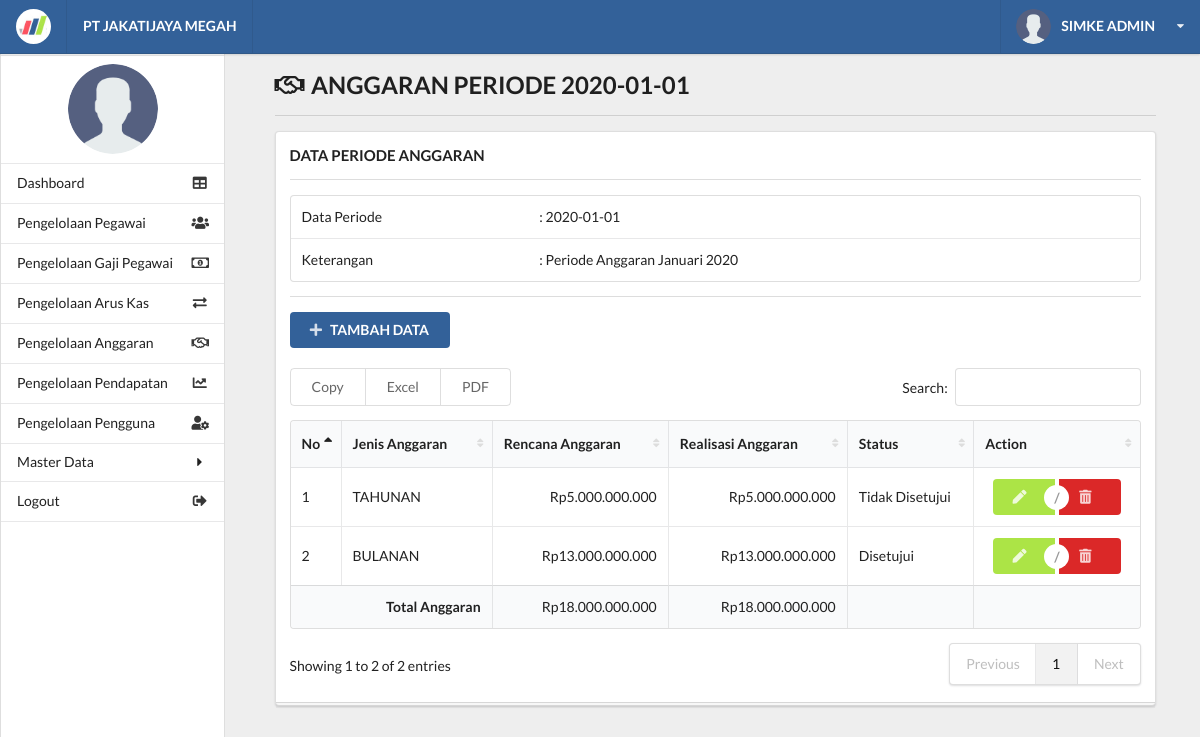
The page /detail_periode_anggaran.php?data=1 (signed in) on the database its author committed.
### tables this page shows
CREATE TABLE `tb_anggaran_periode` (
  `id_periode` int(11) NOT NULL AUTO_INCREMENT,
  `periode` date DEFAULT NULL,
  `keterangan` text,
  `tgl_update` date DEFAULT NULL,
  PRIMARY KEY (`id_periode`)
);

CREATE TABLE `tb_anggaran_data` (
  `id_anggaran_data` int(11) NOT NULL AUTO_INCREMENT,
  `id_periode` int(11) NOT NULL,
  `id_jenis_anggaran` int(11) NOT NULL,
  `rencana_anggaran` bigint(20) NOT NULL,
  `realisasi_anggaran` bigint(20) NOT NULL,
  `status` varchar(200) NOT NULL DEFAULT 'Waiting',
  PRIMARY KEY (`id_anggaran_data`),
  KEY `id_periode` (`id_periode`),
  KEY `id_jenis_anggaran` (`id_jenis_anggaran`),
  CONSTRAINT `tb_anggaran_data_ibfk_1` FOREIGN KEY (`id_periode`) REFERENCES `tb_anggaran_periode` (`id_periode`) ON DELETE CASCADE ON UPDATE CASCADE,
  CONSTRAINT `tb_anggaran_data_ibfk_2` FOREIGN KEY (`id_jenis_anggaran`) REFERENCES `tb_jenis_anggaran` (`id_jenis_anggaran`) ON DELETE CASCADE ON UPDATE CASCADE
);

CREATE TABLE `tb_jenis_anggaran` (
  `id_jenis_anggaran` int(11) NOT NULL AUTO_INCREMENT,
  `pos_anggaran` varchar(250) DEFAULT NULL,
  PRIMARY KEY (`id_jenis_anggaran`)
);

### functions/function_anggaran.php (called while the page is built, shortened)
<?php
	require_once 'database.php';
	function getPeriodeDetail($id_periode) {
        global $conn;
        $fixid 	= mysqli_real_escape_string($conn, $id_periode);
        $sql    = "SELECT * FROM tb_anggaran_periode WHERE id_periode='$fixid'";
        $result = mysqli_query($conn, $sql);
        return mysqli_fetch_all($result, MYSQLI_ASSOC);
    }
    function getDataag($id_periode) {
        global $conn;
        $fixid 	= mysqli_real_escape_string($conn, $id_periode);
        $sql    = "SELECT * FROM tb_anggaran_data AS a INNER JOIN tb_jenis_anggaran AS b ON a.id_jenis_anggaran = b.id_jenis_anggaran WHERE id_periode='$fixid'";
        $result = mysqli_query($conn, $sql);
        return mysqli_fetch_all($result, MYSQLI_ASSOC);
    }
?>

### detail_periode_anggaran.php (the view, shortened to what this page needs)
<?php
	require 'functions/function_anggaran.php';
	include_once 'layout/header.php';
	include_once 'layout/sidebar.php';
	$id_periode = $_GET['data'];
	$getPeriode = getPeriodeDetail($id_periode);
	foreach ($getPeriode as $data) {
?>
		<div class="right floated thirteen wide computer sixteen wide phone column" id="content">
			<div class="ui container grid">
				<div class="row">
					<div class="fifteen wide computer sixteen wide phone centered column">
						<h2><i class="handshake outline icon"></i> ANGGARAN PERIODE <?= $data['periode'] ?></h2>
						<div class="ui divider"></div>
						<div class="ui grid">
							<div class="sixteen wide computer sixteen wide phone centered column">
								<div class="ui stacked segment">
									<h4> DATA PERIODE ANGGARAN</h4>
									<div class="ui divider"></div>
									<table width="100%" class="ui fixed table">
										<tr>
											<td width="28%">Data Periode</td>
											<td>: <?= $data['periode'] ?></td>
										</tr>
										<tr>
											<td>Keterangan</td>
											<td>: <?= $data['keterangan'] ?></td>
										</tr>
									</table>
									<div class="ui divider"></div>
									<div class="">
										<a href="add_anggaran.php?periode=<?=$data['id_periode']?>" class="ui blue button">
											<i class="plus icon"></i>TAMBAH DATA
										</a>
										<br><br>
									</div>
									<table id="example" class="ui celled table responsive nowrap unstackable" style="width:100%">
										<thead>
											<tr>
												<th width="5%">No</th>
												<th>Jenis Anggaran</th>
												<th>Rencana Anggaran</th>
												<th>Realisasi Anggaran</th>
												<th>Status</th>
												<th>Action</th>
											</tr>
										</thead>
										<tbody>
											<?php $all = getDataag($id_periode); $no = 1;?>
									    	<?php
									    	$rencana_anggaran = 0;
									    	$realisasi_anggaran = 0;
									    	foreach ($all as $dag) {
									    		$rencana_anggaran 		= $rencana_anggaran + $dag['rencana_anggaran'];
									    		$realisasi_anggaran 	= $realisasi_anggaran + $dag['realisasi_anggaran'];
									    	?>
									    	<tr>
									    		<td><?= $no++ ?></td>
									    	    <td><?= $dag['pos_anggaran'] ?></td>
									    	    <td style="text-align: right;">Rp<?= number_format($dag['rencana_anggaran'], 0 , '' , '.' ) ?></td>
									    	    <td style="text-align: right;">Rp<?= number_format($dag['realisasi_anggaran'], 0 , '' , '.' ) ?></td>
									    	    <td><?= $dag['status'] ?></td>
									    	    <td style="text-align: center;">
									    	    	<div class="ui buttons">
									    	    	  <a href="<?= 'edit_anggaran.php?id='.$dag['id_anggaran_data']; ?>" class="ui green button"><i class="pen icon"></i></a>
									    	    	  <div class="or" data-text="/"></div>
									    	    	  <a href="functions/function_anggaran.php?periode=<?php echo $dag['id_periode']; ?>&hapus=<?php echo $dag['id_anggaran_data']; ?>" class="ui red button"><i class="trash alternate icon"></i></a>
									    	    	</div>
									    	    </td>
									    	</tr>
									    	<?php } ?>
										</tbody>
										<tfoot>
											<tr>
												<th colspan="2" style="text-align: right;"><strong>Total Anggaran</strong></th>
												<th style="text-align: right;">Rp<?= number_format($rencana_anggaran, 0 , '' , '.' ) ?></th>
												<th style="text-align: right;">Rp<?= number_format($realisasi_anggaran, 0 , '' , '.' ) ?></th>
												<th></th>
												<th></th>
											</tr>
										</tfoot>
									</table>
								</div>
							</div>
						</div>
					</div>
				</div>
			</div>
		</div>
<?php
	};
	include_once 'layout/footer.php';
?>

### assets/css/main.css (style rules this page uses)
html, body { background-color: #eeeeee; height: 100%; width: 100%; margin: 0; padding: 0; }
#content { top: 1em; }
.blue { background-color: #336199 !important; }
.green { background-color: #ACE446 !important; }

### rows shown on the page
tb_anggaran_periode: periode "2020-01-01", keterangan "Periode Anggaran Januari 2020", rencana_anggaran "18.000.000.000", realisasi_anggaran "18.000.000.000"
tb_anggaran_data: id_jenis_anggaran.pos_anggaran "TAHUNAN", rencana_anggaran "5.000.000.000", realisasi_anggaran "5.000.000.000", status "Tidak Disetujui"
tb_anggaran_data: id_jenis_anggaran.pos_anggaran "BULANAN", rencana_anggaran "13.000.000.000", realisasi_anggaran "13.000.000.000", status "Disetujui"

### other values the page prints
$_SESSION['nama'] "SIMKE ADMIN"
